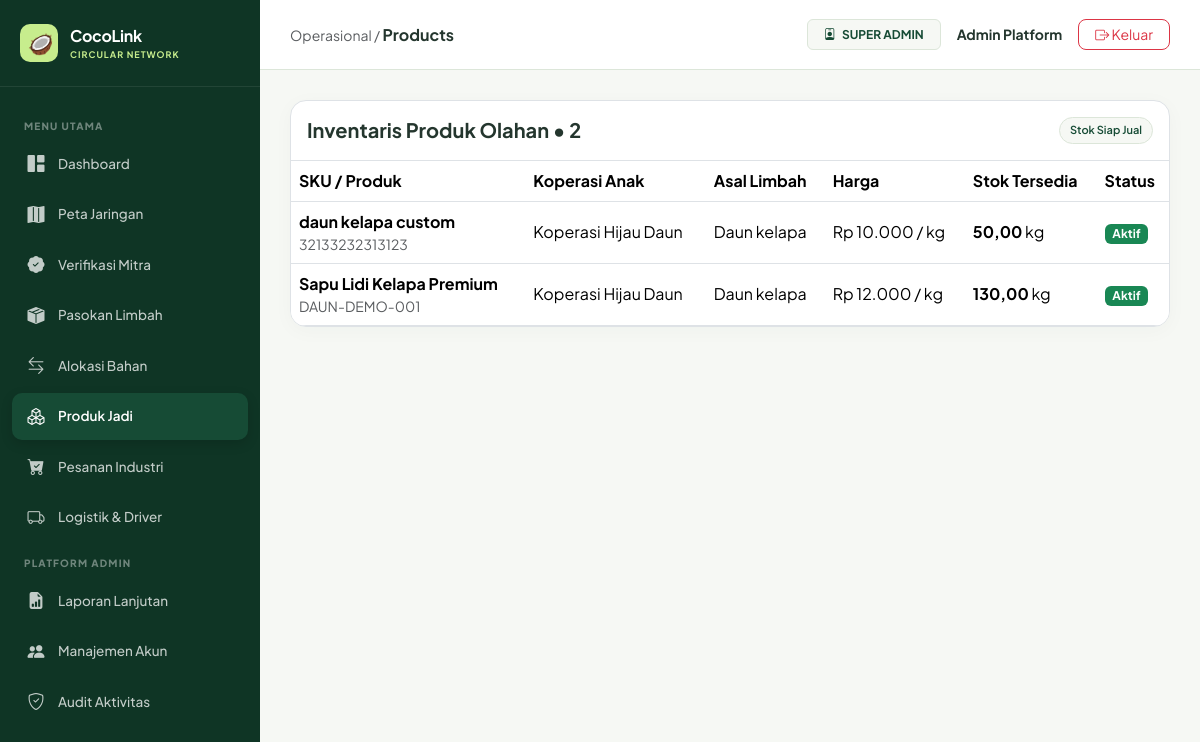
Screenshot of /index.php?page=products (signed in) with the database file from the repository.
### tables this page shows
CREATE TABLE `users` (
  `id` bigint(20) UNSIGNED NOT NULL,
  `name` varchar(120) NOT NULL,
  `email` varchar(190) NOT NULL,
  `password_hash` varchar(255) NOT NULL,
  `role` enum('super_admin','induk','supplier','coop','buyer','driver') NOT NULL,
  `supplier_id` bigint(20) UNSIGNED DEFAULT NULL,
  `coop_id` bigint(20) UNSIGNED DEFAULT NULL,
  `buyer_id` bigint(20) UNSIGNED DEFAULT NULL,
  `is_active` tinyint(1) NOT NULL DEFAULT 1,
  `created_at` timestamp NOT NULL DEFAULT current_timestamp()
);

CREATE TABLE `products` (
  `id` bigint(20) UNSIGNED NOT NULL,
  `coop_id` bigint(20) UNSIGNED NOT NULL,
  `raw_type_id` int(10) UNSIGNED NOT NULL,
  `sku` varchar(40) NOT NULL,
  `name` varchar(160) NOT NULL,
  `description` text DEFAULT NULL,
  `unit` varchar(15) NOT NULL DEFAULT 'kg',
  `price` decimal(15,2) NOT NULL,
  `stock` decimal(13,2) NOT NULL DEFAULT 0.00,
  `is_active` tinyint(1) NOT NULL DEFAULT 1,
  `created_at` timestamp NOT NULL DEFAULT current_timestamp()
);

CREATE TABLE `cooperatives` (
  `id` bigint(20) UNSIGNED NOT NULL,
  `supplier_id` bigint(20) UNSIGNED NOT NULL,
  `name` varchar(160) NOT NULL,
  `province` varchar(90) NOT NULL,
  `city` varchar(90) NOT NULL,
  `address` text NOT NULL,
  `specialty_raw_type_id` int(10) UNSIGNED NOT NULL,
  `latitude` decimal(10,7) DEFAULT NULL,
  `longitude` decimal(10,7) DEFAULT NULL,
  `status` enum('pending','verified','rejected') NOT NULL DEFAULT 'pending',
  `verified_by` bigint(20) UNSIGNED DEFAULT NULL,
  `created_at` timestamp NOT NULL DEFAULT current_timestamp()
);

CREATE TABLE `raw_types` (
  `id` int(10) UNSIGNED NOT NULL,
  `name` varchar(90) NOT NULL,
  `examples` varchar(255) NOT NULL,
  `created_at` timestamp NOT NULL DEFAULT current_timestamp()
);

### index.php (called while the page is built, shortened)
<?php
require __DIR__ . '/app/bootstrap.php';
require __DIR__ . '/app/actions.php';
require __DIR__ . '/app/views/layout.php';
$page = (string)($_GET['page'] ?? 'home');
try {
    $u = current_user();
    render_page($page, $u);
} catch (Throwable $ex) {
    try {
        if (db()->inTransaction()) {
            db()->rollBack();
        }
    } catch (Throwable $ignored) {}
    $error = $ex instanceof PDOException
        ? 'Koneksi atau operasi database gagal. Pastikan MySQL aktif di XAMPP, database cocolink sudah terimpor, dan data tidak duplikat.'
        : $ex->getMessage();
    if ($_SERVER['REQUEST_METHOD'] === 'POST') {
        $back = (string)($_GET['page'] ?? 'dashboard');
        if (!preg_match('/^[a-z_]+$/', $back)) {
            $back = 'dashboard';
        }
        flash($error, 'danger');
        redirect($back);
    }
    http_response_code(400);
?>
<!doctype html>
<html lang="id">
<head>
    <meta charset="utf-8">
    <meta name="viewport" content="width=device-width, initial-scale=1">
    <title>CoCoLink &bull; Kesalahan Sistem</title>
    <link href="https://cdn.jsdelivr.net/npm/bootstrap@5.3.2/dist/css/bootstrap.min.css" rel="stylesheet">
    <link rel="stylesheet" href="https://cdn.jsdelivr.net/npm/bootstrap-icons@1.11.2/font/bootstrap-icons.min.css">
</head>
<body style="background:#F6F8F4; padding:60px 20px;">
    <div class="container" style="max-width: 600px;">
        <div class="card shadow-sm border-danger">
            <div class="card-body p-4 text-center">
                <div class="display-4 text-danger mb-3"><i class="bi bi-exclamation-triangle-fill"></i></div>
                <h4 class="fw-bold text-dark">Tidak Dapat Membuka Halaman</h4>
                <p class="text-muted mt-3 mb-4"><?= e($error) ?></p>
                <a href="<?= e(url('dashboard')) ?>" class="btn btn-success fw-bold px-4" style="background:#164B35; border:none; border-radius:10px;">
                    <i class="bi bi-house-door-fill me-1"></i> Kembali ke Dashboard
                </a>
            </div>
        </div>
    </div>
</body>
</html>
<?php
}

### app/bootstrap.php (called while the page is built, shortened)
<?php
$config = require __DIR__ . '/../config/config.php';
function db(): PDO {
    global $config;
    static $pdo = null;
    if ($pdo === null) {
        $pdo = new PDO(
            'mysql:host=' . $config['db_host'] . ';port=' . $config['db_port'] . ';dbname=' . $config['db_name'] . ';charset=utf8mb4',
            $config['db_user'],
            $config['db_password'],
            [
                PDO::ATTR_ERRMODE            => PDO::ERRMODE_EXCEPTION,
                PDO::ATTR_DEFAULT_FETCH_MODE => PDO::FETCH_ASSOC,
                PDO::ATTR_EMULATE_PREPARES   => false
            ]
        );
    }
    return $pdo;
}
function sql(string $query, array $params = []): PDOStatement {
    $st = db()->prepare($query);
    $st->execute($params);
    return $st;
}
function rows(string $query, array $params = []): array {
    return sql($query, $params)->fetchAll();
}
function one(string $query, array $params = []): ?array {
    $r = sql($query, $params)->fetch();
    return $r ?: null;
}
function e(mixed $v): string {
    return htmlspecialchars((string)($v ?? ''), ENT_QUOTES | ENT_SUBSTITUTE, 'UTF-8');
}
function app_base(): string {
    $dir = str_replace('\\', '/', dirname($_SERVER['SCRIPT_NAME'] ?? '/index.php'));
    return ($dir === '/' || $dir === '.') ? '' : rtrim($dir, '/');
}
function url(string $page = 'dashboard', array $args = []): string {
    return app_base() . '/index.php?' . http_build_query(array_merge(['page' => $page], $args));
}
function money(mixed $number): string {
    return 'Rp ' . number_format((float)$number, 0, ',', '.');
}
function number(mixed $n, int $dec = 2): string {
    return number_format((float)$n, $dec, ',', '.');
}
function current_user(): ?array {
    $u = one('SELECT * FROM users WHERE id=?', [(int)$_SESSION['uid']]);
    return $u;
}
function is_manager(?array $u = null): bool {
    $u ??= current_user();
    return $u && in_array($u['role'], ['super_admin', 'induk'], true);
}
?>

### app/views/pages/products.php (the view, shortened to what this page needs)
<?php
function page_products(array $u): void {
    $myCoop   = $u['role'] === 'coop';
    $coops    = $myCoop ? ' WHERE p.coop_id=?' : '';
    $params   = $myCoop ? [$u['coop_id']] : [];
    $products = rows('SELECT p.*, c.name AS coop_name, r.name AS raw_name
                      FROM products p
                      JOIN cooperatives c ON c.id=p.coop_id
                      JOIN raw_types r ON r.id=p.raw_type_id' . $coops . '
                      ORDER BY p.id DESC', $params);
?>
<div class="panel bg-white border" style="border-radius:16px; overflow:hidden;">
    <div class="p-3 border-bottom d-flex justify-content-between align-items-center">
        <h5 class="fw-bold mb-0">Inventaris Produk Olahan &bull; <?= count($products) ?></h5>
        <span class="chip">Stok Siap Jual</span>
    </div>
    <div class="table-responsive">
        <table class="table table-hover align-middle mb-0">
            <thead>
                <tr>
                    <th>SKU / Produk</th>
                    <th>Koperasi Anak</th>
                    <th>Asal Limbah</th>
                    <th>Harga</th>
                    <th>Stok Tersedia</th>
                    <th>Status</th>
                </tr>
            </thead>
            <tbody>
            <?php foreach ($products as $p): ?>
                <tr>
                    <td>
                        <strong><?= e($p['name']) ?></strong>
                        <div class="helper small text-muted"><?= e($p['sku']) ?></div>
                    </td>
                    <td><?= e($p['coop_name']) ?></td>
                    <td><?= e($p['raw_name']) ?></td>
                    <td><?= money($p['price']) ?> / kg</td>
                    <td><strong><?= number($p['stock']) ?></strong> kg</td>
                    <td>
                        <?= ((int)$p['is_active'])
                            ? '<span class="badge text-bg-success">Aktif</span>'
                            : '<span class="badge text-bg-secondary">Nonaktif</span>' ?>
                    </td>
                </tr>
            <?php endforeach; ?>
            </tbody>
        </table>
    </div>
</div>
<?php } ?>

### app/views/layout.php (shortened to what this page needs)
<?php
function render_layout(string $title, string $page, array $u, callable $content): void {
?>
<!DOCTYPE html>
<html lang="id">
<head>
    <link href="https://cdn.jsdelivr.net/npm/bootstrap@5.3.2/dist/css/bootstrap.min.css" rel="stylesheet">
    <link rel="stylesheet" href="https://cdn.jsdelivr.net/npm/bootstrap-icons@1.11.2/font/bootstrap-icons.min.css">
</head>
<body>
    <div class="app-wrapper">
        <aside class="app-sidebar">
            <div class="sidebar-brand">
                <div class="logo-icon"><i class="bi bi-circle-styled">🥥</i></div>
                <div>
                    <div class="fw-bold" style="font-size: 16px; letter-spacing: -0.3px;">CocoLink</div>
                    <div style="font-size: 9px; color: var(--coco-accent); letter-spacing: 1px; font-weight: 700;">CIRCULAR NETWORK</div>
                </div>
            </div>
            <ul class="sidebar-menu">
                <li class="menu-header">Menu Utama</li>
                <li><a href="<?= e(url('dashboard')) ?>" class="<?= $page === 'dashboard' ? 'active' : '' ?>"><i class="bi bi-grid-1x2-fill"></i> Dashboard</a></li>
                <li><a href="<?= e(url('maps')) ?>" class="<?= $page === 'maps' ? 'active' : '' ?>"><i class="bi bi-map-fill"></i> Peta Jaringan</a></li>
                <?php if (is_manager($u)): ?>
                    <li><a href="<?= e(url('verification')) ?>" class="<?= $page === 'verification' ? 'active' : '' ?>"><i class="bi bi-patch-check-fill"></i> Verifikasi Mitra</a></li>
                <?php endif; ?>
                <?php if (is_manager($u) || $u['role'] === 'supplier'): ?>
                    <li><a href="<?= e(url('batches')) ?>" class="<?= $page === 'batches' ? 'active' : '' ?>"><i class="bi bi-box-seam-fill"></i> Pasokan Limbah</a></li>
                <?php endif; ?>
                <?php if (is_manager($u) || $u['role'] === 'supplier' || $u['role'] === 'coop'): ?>
                    <li><a href="<?= e(url('allocations')) ?>" class="<?= $page === 'allocations' ? 'active' : '' ?>"><i class="bi bi-arrow-left-right"></i> Alokasi Bahan</a></li>
                <?php endif; ?>
                <?php if (is_manager($u) || $u['role'] === 'coop'): ?>
                    <li><a href="<?= e(url('products')) ?>" class="<?= $page === 'products' ? 'active' : '' ?>"><i class="bi bi-boxes"></i> Produk Jadi</a></li>
                <?php endif; ?>
                <?php if (is_manager($u) || $u['role'] === 'buyer'): ?>
                    <li><a href="<?= e(url('orders')) ?>" class="<?= $page === 'orders' ? 'active' : '' ?>"><i class="bi bi-cart-check-fill"></i> Pesanan Industri</a></li>
                <?php endif; ?>
                <li><a href="<?= e(url('shipments')) ?>" class="<?= $page === 'shipments' ? 'active' : '' ?>"><i class="bi bi-truck"></i> Logistik & Driver</a></li>
                <?php if (is_manager($u)): ?>
                    <li class="menu-header">Platform Admin</li>
                    <li><a href="<?= e(url('reports')) ?>" class="<?= $page === 'reports' ? 'active' : '' ?>"><i class="bi bi-file-earmark-bar-graph-fill"></i> Laporan Lanjutan</a></li>
                    <?php if ($u['role'] === 'super_admin'): ?>
                        <li><a href="<?= e(url('accounts')) ?>" class="<?= $page === 'accounts' ? 'active' : '' ?>"><i class="bi bi-people-fill"></i> Manajemen Akun</a></li>
                        <li><a href="<?= e(url('audit')) ?>" class="<?= $page === 'audit' ? 'active' : '' ?>"><i class="bi bi-shield-check"></i> Audit Aktivitas</a></li>
                    <?php endif; ?>
                <?php endif; ?>
            </ul>
        </aside>
        <div class="app-main">
            <header class="app-header">
                <div>
                    <span class="text-muted small">Operasional / </span>
                    <span class="fw-bold text-capitalize"><?= str_replace('_', ' ', $page) ?></span>
                </div>
                <div class="d-flex align-items-center gap-3">
                    <span class="badge px-3 py-2" style="background:#F6F8F4; color:#164B35; border:1px solid #DCE6D9; font-weight:700;">
                        <i class="bi bi-person-badge me-1"></i> <?= e(str_replace('_', ' ', strtoupper($u['role']))) ?>
                    </span>
                    <div class="fw-bold" style="font-size:14px;"><?= e($u['name']) ?></div>
                    <form method="post" action="<?= e(url('logout')) ?>" style="margin:0;">
                        <button class="btn btn-sm btn-outline-danger px-3" style="border-radius:8px;"><i class="bi bi-box-arrow-right"></i> Keluar</button>
                    </form>
                </div>
            </header>
            <main class="app-content">
                <?php $content(); ?>
            </main>
        </div>
    </div>
</body>
</html>
<?php
}
?>

### app/views/layout.php (style rules this page uses)
:root { --coco-primary: #164B35; --coco-primary-dark: #0F3525; --coco-accent: #C7ED8D; --coco-bg: #F6F8F4; --coco-border: #DCE6D9; --coco-text: #24362E; --sidebar-width: 260px; }
body { font-family: 'Plus Jakarta Sans', -apple-system, BlinkMacSystemFont, sans-serif; background-color: var(--coco-bg); color: var(--coco-text); margin: 0; padding: 0; overflow-x: hidden; }
.app-wrapper { display: flex; min-height: 100vh; width: 100vw; }
.app-sidebar { width: var(--sidebar-width); background-color: var(--coco-primary-dark); color: #ffffff; flex-shrink: 0; display: flex; flex-direction: column; position: fixed; top: 0; bottom: 0; left: 0; z-index: 100; overflow-y: auto; }
.app-main { flex-grow: 1; margin-left: var(--sidebar-width); min-width: 0; display: flex; flex-direction: column; }
.app-header { height: 70px; background: #ffffff; border-bottom: 1px solid var(--coco-border); display: flex; align-items: center; justify-content: space-between; padding: 0 30px; position: sticky; top: 0; z-index: 90; }
.app-content { padding: 30px; flex-grow: 1; }
.sidebar-brand { padding: 24px 20px; display: flex; align-items: center; gap: 12px; border-bottom: 1px solid rgba(255,255,255,0.08); }
.sidebar-brand .logo-icon { width: 38px; height: 38px; background: var(--coco-accent); border-radius: 10px; display: flex; align-items: center; justify-content: center; color: var(--coco-primary-dark); font-size: 20px; }
.sidebar-menu { padding: 20px 12px; list-style: none; margin: 0; flex-grow: 1; }
.sidebar-menu .menu-header { font-size: 10px; font-weight: 800; text-transform: uppercase; letter-spacing: 1.2px; color: rgba(255,255,255,0.4); padding: 12px 12px 6px; }
.sidebar-menu a { display: flex; align-items: center; gap: 12px; padding: 11px 14px; color: rgba(255,255,255,0.75); text-decoration: none; border-radius: 10px; font-size: 13.5px; font-weight: 500; transition: all 0.2s ease; margin-bottom: 3px; }
.sidebar-menu a.active { color: #ffffff; background: var(--coco-primary); font-weight: 600; box-shadow: 0 4px 12px rgba(0,0,0,0.15); }
.sidebar-menu a i { font-size: 17px; width: 20px; text-align: center; }
.panel { background: #ffffff; border: 1px solid var(--coco-border); border-radius: 16px; box-shadow: 0 4px 20px rgba(22, 75, 53, 0.03); }
.chip { display: inline-block; padding: 4px 10px; border-radius: 20px; background: var(--coco-bg); border: 1px solid var(--coco-border); font-size: 11px; font-weight: 600; color: var(--coco-primary); }

### rows the page displays
users: role "SUPER ADMIN", name "Admin Platform"
products: name "daun kelapa custom", sku "32133232313123", coop.name "Koperasi Hijau Daun", raw_type.name "Daun kelapa", price "Rp 10.000", stock "50,00", is_active "Aktif"
products: name "Sapu Lidi Kelapa Premium", sku "DAUN-DEMO-001", coop.name "Koperasi Hijau Daun", raw_type.name "Daun kelapa", price "Rp 12.000", stock "130,00", is_active "Aktif"

### other values shown
str_replace('_', ' ', $page) "Products"
count($products) "2"
